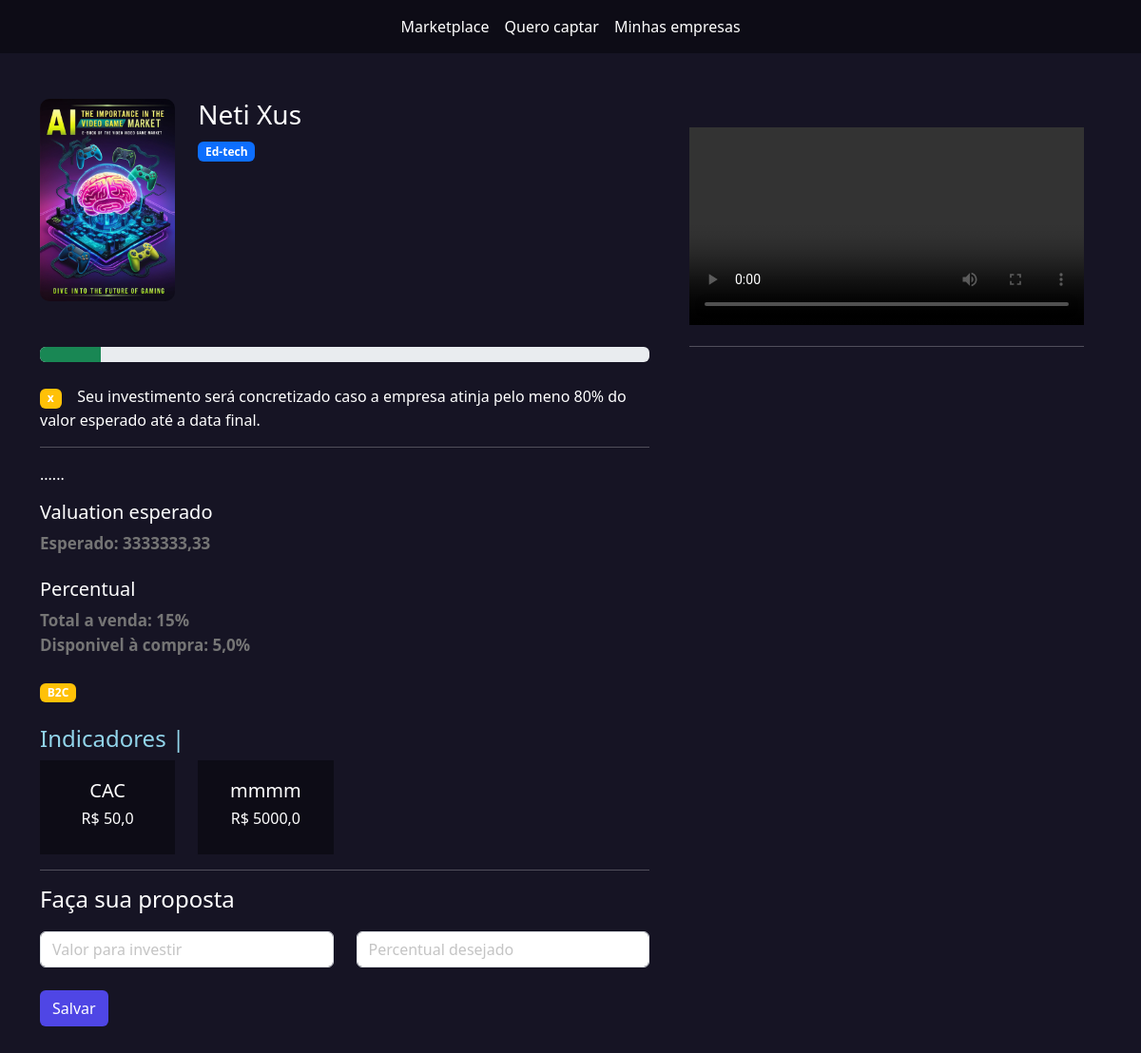
Screenshot of /investidores/ver_empresa/2 with the database file from the repository.
### empresarios/models.py (models this page shows, shortened)
class Empresas(models.Model):
    tempo_existencia_choices = (
        ('-6', 'Menos de 6 meses'),
        ('+6', 'Mais de 6 meses'),
        ('+1', 'Mais de 1 ano'),
        ('+5', 'Mais de 5 anos')
    )
    estagio_choices = (
        ('I', 'Tenho apenas uma idea'),
        ('MVP', 'Possuo um MVP'),
        ('MVPP', 'Possuo um MVP com clientes pagantes'),
        ('E', 'Empresa pronta para escalar'),
    )
    area_choices = (
        ('ED', 'Ed-tech'),
        ('FT', 'Fintech'),
        ('AT', 'Agrotech'),
    )
    user = models.ForeignKey(User, on_delete=models.DO_NOTHING)
    nome = models.CharField(max_length=50)
    cnpj = models.CharField(max_length=30)
    site = models.URLField()
    tempo_existencia = models.CharField(max_length=2, choices=tempo_existencia_choices, default='-6')
    descricao = models.TextField()
    data_final_captacao = models.DateField()
    percentual_equity = models.IntegerField() # Percentual esperado
    estagio = models.CharField(max_length=4, choices=estagio_choices, default='I')
    area = models.CharField(max_length=3, choices=area_choices)
    publico_alvo = models.CharField(max_length=3)
    valor = models.DecimalField(max_digits=9, decimal_places=2) # Valor total a ser vendido
    pitch = models.FileField(upload_to='pitchs')
    logo = models.FileField(upload_to='logo')
    @property
    def valuation(self):
        return float(f"{(100 * self.valor) / self.percentual_equity:.2f}")

class Metricas(models.Model):
    empresa = models.ForeignKey(Empresas, on_delete=models.DO_NOTHING)
    titulo = models.CharField(max_length=30)
    valor = models.FloatField()

### investidores/views.py (the view)
# urls.py: path('ver_empresa/<int:id>', views.ver_empresa, name="ver_empresa"),
def ver_empresa(request, id):
    empresa = Empresas.objects.get(id=id)
    documentos = Documento.objects.filter(empresa=empresa)
    proposta_investimentos = PropostaInvestimento.objects.filter(empresa=empresa).filter(status="PA")
    percentual_vendido = 0
    for pi in proposta_investimentos:
        percentual_vendido = percentual_vendido + pi.percentual
    limiar = (80 * empresa.percentual_equity) / 100
    concretizado = False
    if percentual_vendido >= limiar:
        concretizado = True
    percentual_disponivel = empresa.percentual_equity - percentual_vendido
    metricas = Metricas.objects.filter(empresa=empresa)
    return render(request, 'ver_empresa.html', {'empresa': empresa, "documentos": documentos, "percentual_vendido": int(percentual_vendido), "concretizado": concretizado, "percentual_disponivel": percentual_disponivel, "metricas": metricas})

### investidores/templates/ver_empresa.html (shortened to what this page needs)
{% extends "base.html" %}
{% load static %}
{% block 'head' %}
	<link rel="stylesheet" href="{% static 'empresarios/css/listar_empresas.css' %}">
	<link rel="stylesheet" href="{% static 'empresarios/css/empresa.css' %}">
	<link rel="stylesheet" href="{% static 'usuarios/css/usuarios.css' %}">
{% endblock 'head' %}
{% block 'body' %}
    {% include "partials/barra_navegacao.html" %}
    <br><br>
    <div class="container">
        <div class="row">
            <div class="col-md-7">
                <div class="row">
                    <div class="col-md-3">
                        <img src="{{empresa.logo.url}}" class="foto-empresa" alt="">
                    </div>
                    <div class="col-md">
                        <h3>{{empresa.nome}}</h3>
                        <span class="badge bg-primary">{{empresa.get_area_display}}</span>
                    </div>
                </div>
                <br><br>
                <div class="progress" wtyle="80%">
                    <div class="progress-bar bg-success"
                         style="width: {{percentual_vendido}}%"></div>
                </div>
                <br>
                    {% if concretizado %}
                        <span class="badge bg-success">V</span><span>&nbsp &nbsp A empresa já atingiu 80% do percentual captado, portanto seu investimento será concretizado.</span>
                    {% else %}
                        <span class="badge bg-warning">x</span><span>&nbsp &nbsp Seu investimento será concretizado caso a empresa atinja pelo meno 80% do valor esperado até a data final.</span>
                    {% endif %}
                <hr>
                <p>{{empresa.descricao}}</p>
                <div class="col-md">
                    <h5>Valuation esperado</h5>
                    <span class="sub-fonte">Esperado: {{empresa.valuation}}</span>
                    <br>
                    <br>
                    <h5>Percentual</h5>
                    <span class="sub-fonte">Total a venda: {{empresa.percentual_equity}}%</span>
                    <br>
                    <span class="sub-fonte">Disponivel à compra: {{percentual_disponivel}}%</span>
                </div>
                <br>
                <span class="badge bg-warning">{{empresa.publico_alvo}}</span>
                <br><br>
                <h4 style="color: #92D5EB">Indicadores |</h4>
                <div class="row">
                    {% for metrica in metricas %}
                    <div class="col-md-3" >
                        <div class="dark-color" style="padding: 20px; text-align: center;">
                            <h5>{{metrica.titulo}}</h5>
                            <h6>R$ {{metrica.valor}}</h6>
                        </div>
                    </div>
                    {% endfor %}
                </div>
                <hr>
                <div class="row">
                    <h4>Faça sua proposta</h4>
                    <br><br>
                    <div class="col-md">
                        <form action="{% url 'realizar_proposta' empresa.id %}" method="POST"> {% csrf_token %}
                            <input type="number" name="valor" class="form-control" placeholder="Valor para investir">
                            <br>
                            <input type="submit" class="btn btn-indigo-normal" value="Salvar">
                    </div>
                    <div class="col-md">
                            <input type="number" name="percentual" class="form-control" placeholder="Percentual desejado">
                    </div>
                </div>
            </div>
            <div class="col-md-5 intereses-investimentos">
                <video name='demo' controls autoplay width='100%'>
                    <source src="{{empresa.pitch.url}}" type="video/mp4"></source>
                </video>
                <hr>
            </div>
        </div>
    </div>
    <br><br>
{% endblock 'body' %}

### templates/static/geral/css/base.css (style rules this page uses)
:root { --main-color: #161424; --dark-color: #0D0C16; --contrast-color: #4F46E5; }
body { color: white !important; background-color: var(--main-color) !important; }
.dark-color { background-color: var(--dark-color); color: white !important; }

### templates/static/empresarios/css/empresa.css (style rules this page uses)
.intereses-investimentos { min-height: 80vh; padding: 30px }
.foto-empresa { width: 100%; border-radius: 10px; }
.sub-fonte { color:rgb(117, 117, 117); font-size: 17px; font-weight: bold; }

### templates/static/usuarios/css/usuarios.css (style rules this page uses)
.btn-indigo-normal { background-color: var(--contrast-color); color: white; }

### rows the page displays
Empresas: logo (placeholder picture), nome "Neti Xus", area "Ed-tech", descricao "......", valuation "3333333,33", percentual_equity "15", publico_alvo "B2C"
Metricas: titulo "CAC", valor "50,0"
Metricas: titulo "mmmm", valor "5000,0"

### other values shown
{{ percentual_disponivel }} "5,0"
